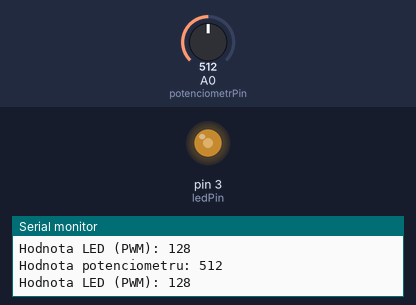
This sketch was run on a simulated Arduino Uno, built with avr-gcc and run on an emulated ATmega328P. Shown: output pins drawn as LEDs (lit = HIGH), the last lines printed to the serial monitor. Inputs (shaded band) come from the test bench; at power-on: A0 (potenciometrPin) = 512.

Above: at 1.3 s.
1.4 s: A0 (potenciometrPin) set to 716
At 2.5 s:
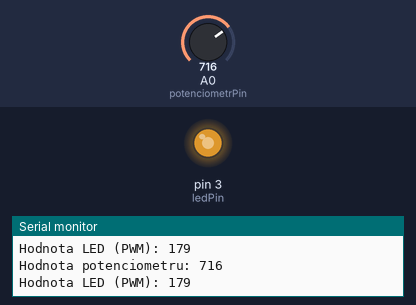
3.0 s: A0 (potenciometrPin) set to 900
At 3.7 s:
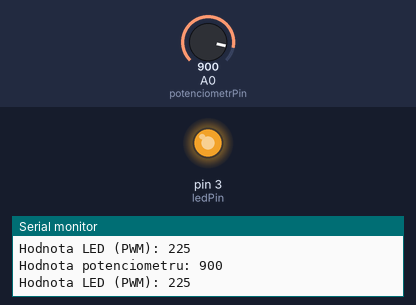
4.5 s: A0 (potenciometrPin) set to 122
At 5.0 s:
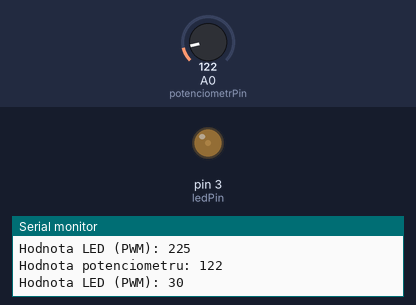
6.0 s: A0 (potenciometrPin) set to 0
At 7.4 s:
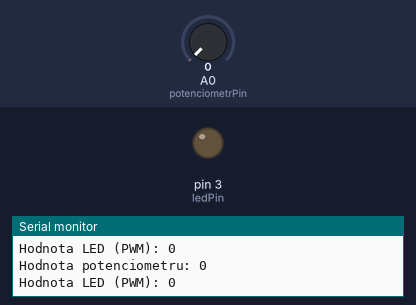
Timing chart, 0 to 8.5 s (numbered marks = the images above; inputs shaded):
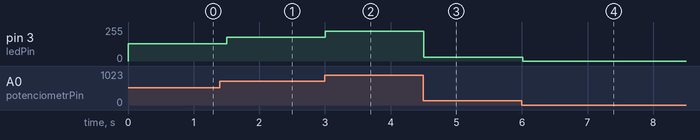

The sketch:

regulace-jasu-potenciometr.ino
```cpp
// LED musí být připojena na PWM pin (3, 5, 6, 9, 10, 11)
// Potenciometr je připojený na analogový vstup A0
#define ledPin 3
#define potenciometrPin A0

int hodnotaPotenciometru;   // raw hodnota 0–1023
int hodnotaLed;             // přepočet 0–255 pro PWM

void setup()
{
  pinMode(ledPin, OUTPUT);           // LED výstup (PWM)
  pinMode(potenciometrPin, INPUT);   // analogový vstup
  Serial.begin(9600);                // start sériové komunikace
}

void loop()
{
  // ČTENÍ POTENCIOMETRU (0–1023)
  hodnotaPotenciometru = analogRead(potenciometrPin);

  // PŘEPOČET NA 8bit PWM (0–255)
  hodnotaLed = hodnotaPotenciometru / 4;

  // VÝPIS
  Serial.print("Hodnota potenciometru: ");
  Serial.println(hodnotaPotenciometru);

  Serial.print("Hodnota LED (PWM): ");
  Serial.println(hodnotaLed);

  // NASTAVENÍ JASU LED
  analogWrite(ledPin, hodnotaLed);

  delay(500); // zpomalení výpisu
}
```

Measured:
- after the input at 1.4 s, pin 3 (ledPin): 128/255 → 179/255 after 0.10 s
- after the input at 3.0 s, pin 3 (ledPin): 179/255 → 225/255 at once
- after the input at 4.5 s, pin 3 (ledPin): 225/255 → 30/255 at once
- after the input at 6.0 s, pin 3 (ledPin): 30/255 → 0/255 at once
